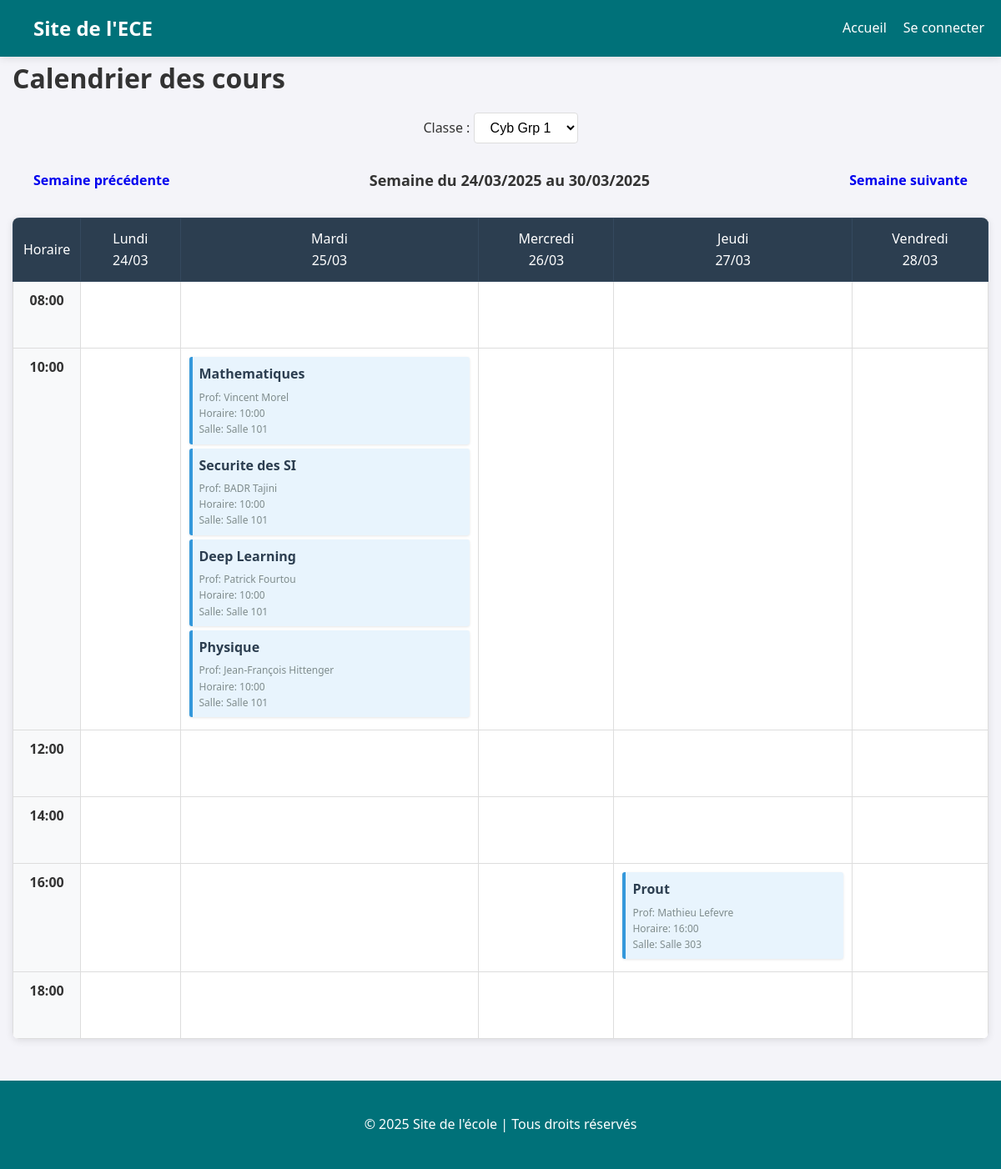
Screenshot of /pages/cal.php?classe=Cyb+Grp+1&semaine=-1 with the database file from the repository.
### tables this page shows
CREATE TABLE IF NOT EXISTS cours (
    id INT AUTO_INCREMENT PRIMARY KEY,
    prof_id INT NOT NULL,
    classe VARCHAR(50) NOT NULL,
    matiere VARCHAR(50) NOT NULL,
    horaire DATETIME NOT NULL,
    salle VARCHAR(50) NOT NULL,
    FOREIGN KEY (prof_id) REFERENCES profs(id) ON DELETE CASCADE
);

### pages/cal.php (the view, shortened to what this page needs)
<?php
require_once '../config/db.php';
$stmt = $pdo->query("SELECT DISTINCT classe FROM cours ORDER BY classe");
$classes = $stmt->fetchAll(PDO::FETCH_COLUMN);
$selectedClass = isset($_GET['classe']) ? $_GET['classe'] : $classes[0];
$week = isset($_GET['semaine']) ? intval($_GET['semaine']) : 0;
$nextWeek = $week + 1;
$prevWeek = $week - 1;
$startDate = new DateTime();
$startDate->modify('monday this week');
$startDate->modify("+$week week");
$endDate = clone $startDate;
$endDate->modify('+6 days');
$startDateFormatted = $startDate->format('d/m/Y');
$endDateFormatted = $endDate->format('d/m/Y');
$startDateSql = $startDate->format('Y-m-d') . ' 00:00:00';
$endDateSql = $endDate->format('Y-m-d') . ' 23:59:59';
$stmt = $pdo->prepare("
    SELECT c.*, p.nom as prof_nom, p.prenom as prof_prenom
    FROM cours c
    JOIN profs p ON c.prof_id = p.id
    WHERE c.classe = :classe
    AND c.horaire BETWEEN :start_date AND :end_date
    ORDER BY c.horaire
");
$stmt->bindParam(':classe', $selectedClass);
$stmt->bindParam(':start_date', $startDateSql);
$stmt->bindParam(':end_date', $endDateSql);
$stmt->execute();
$cours = $stmt->fetchAll(PDO::FETCH_ASSOC);
$coursParJour = [];
$jours = ['Lundi', 'Mardi', 'Mercredi', 'Jeudi', 'Vendredi', 'Samedi', 'Dimanche'];
foreach ($cours as $cours_item) {
    $date = new DateTime($cours_item['horaire']);
    $jourSemaine = $date->format('w');
    $jourSemaine--;
    $heureDebut = $date->format('H:i');
    if (!isset($coursParJour[$jourSemaine])) {
        $coursParJour[$jourSemaine] = [];
    }
    $coursParJour[$jourSemaine][] = [
        'id' => $cours_item['id'],
        'matiere' => $cours_item['matiere'],
        'prof' => $cours_item['prof_prenom'] . ' ' . $cours_item['prof_nom'],
        'horaire' => $heureDebut,
        'salle' => $cours_item['salle']
    ];
}
?>
<?php include('../includes/header.php'); ?>
<!DOCTYPE html>
<html lang="fr">
<head>
    <link rel="stylesheet" href="../css/style.css">
</head>
<body>
    <div class="container">
        <h1>Calendrier des cours</h1>
        <div class="class-selection">
            <form action="" method="GET">
                <label for="classe">Classe :</label>
                <select name="classe" id="classe" onchange="this.form.submit()">
                    <?php foreach ($classes as $classe): ?>
                        <option value="<?= htmlspecialchars($classe) ?>" <?= $selectedClass === $classe ? 'selected' : '' ?>>
                            <?= htmlspecialchars($classe) ?>
                        </option>
                    <?php endforeach; ?>
                </select>
            </form>
        </div>
        <div class="week-navigation">
            <a href="?classe=<?= urlencode($selectedClass) ?>&semaine=<?= $prevWeek ?>" class="btn">Semaine précédente</a>
            <span class="current-week">Semaine du <?= $startDateFormatted ?> au <?= $endDateFormatted ?></span>
            <a href="?classe=<?= urlencode($selectedClass) ?>&semaine=<?= $nextWeek ?>" class="btn">Semaine suivante</a>
        </div>
        <div class="calendar">
            <table>
                <thead>
                    <tr>
                        <th>Horaire</th>
                        <?php
                        $currentDate = clone $startDate;
                        for ($i = 0; $i < 5; $i++):
                            $dayDate = $currentDate->format('d/m');
                            $currentDate->modify('+1 day');
                        ?>
                            <th><?= $jours[$i] ?><br><?= $dayDate ?></th>
                        <?php endfor; ?>
                    </tr>
                </thead>
                <tbody>
                    <?php
                    for ($heure = 8; $heure <= 18; $heure += 2):
                        $heureFormatee = sprintf("%02d:00", $heure);
                    ?>
                        <tr>
                            <td class="time-slot"><?= $heureFormatee ?></td>
                            <?php for ($jour = 0; $jour < 5; $jour++): ?>
                                <td class="course-cell">
                                    <?php
                                    if (isset($coursParJour[$jour])) {
                                        foreach ($coursParJour[$jour] as $cours_item) {
                                            $courseHour = (int)substr($cours_item['horaire'], 0, 2);
                                            if ($courseHour >= $heure && $courseHour < $heure + 2) {
                                                echo '<div class="course">';
                                                echo '<div class="course-name">' . htmlspecialchars($cours_item['matiere']) . '</div>';
                                                echo '<div class="course-details">';
                                                echo '<div>Prof: ' . htmlspecialchars($cours_item['prof']) . '</div>';
                                                echo '<div>Horaire: ' . htmlspecialchars($cours_item['horaire']) . '</div>';
                                                echo '<div>Salle: ' . htmlspecialchars($cours_item['salle']) . '</div>';
                                                echo '</div>';
                                                echo '</div>';
                                            }
                                        }
                                    }
                                    ?>
                                </td>
                            <?php endfor; ?>
                        </tr>
                    <?php endfor; ?>
                </tbody>
            </table>
        </div>
    </div>
</body>
</html>
<?php include('../includes/footer.php'); ?>

### css/style.css (style rules this page uses)
:root { --primary: #007179; --primary-dark: #0c57c0; --secondary: #190038; --secondary-dark: #e04347; --light: #f4f4f9; --dark: #333; --gray: #535252; --light-gray: #e9ecef; --white: #ffffff; --shadow: 0 4px 15px rgba(0, 0, 0, 0.1); --shadow-strong: 0 8px 30px rgba(0, 0, 0, 0.1); --border-radius: 10px; --transition: all 0.3s ease; }
* { margin: 0; padding: 0; box-sizing: border-box; }
body { font-family: 'Segoe UI', Roboto, 'Helvetica Neue', Arial, sans-serif; margin: 0; padding: 0; background-color: var(--light); color: var(--dark); line-height: 1.6; }
.container { width: 100%; max-width: 1200px; margin: 0 auto; padding: 0 15px; }
h1, h2, h3, h4, h5, h6 { font-weight: 600; margin-bottom: 15px; }
.btn { display: inline-block; padding: 12px 25px; border-radius: 5px; text-decoration: none; font-weight: 600; cursor: pointer; transition: var(--transition); text-align: center; border: none; font-size: 16px; }
.class-selection { margin-bottom: 20px; text-align: center; }
select { padding: 8px 15px; border: 1px solid #ddd; border-radius: 4px; background-color: white; font-size: 16px; cursor: pointer; }
.week-navigation { display: flex; justify-content: space-between; align-items: center; margin: 20px 0; }
.current-week { font-weight: bold; font-size: 18px; }
.calendar { background-color: white; border-radius: 8px; box-shadow: 0 2px 10px rgba(0, 0, 0, 0.1); overflow-x: auto; }
table { width: 100%; border-collapse: collapse; }
th { background-color: #2c3e50; color: white; padding: 12px; text-align: center; font-weight: 500; border: 1px solid #34495e; }
td { border: 1px solid #ddd; padding: 10px; vertical-align: top; height: 80px; }
.time-slot { background-color: #f8f9fa; font-weight: bold; text-align: center; width: 80px; }
.course-cell { position: relative; }
.course { background-color: #e8f4fd; border-left: 4px solid #3498db; padding: 8px; margin-bottom: 5px; border-radius: 3px; box-shadow: 0 1px 3px rgba(0, 0, 0, 0.1); }
.course-name { font-weight: bold; margin-bottom: 5px; color: #2c3e50; }
.course-details { font-size: 12px; color: #7f8c8d; }

### rows the page displays
cours: matiere "Mathematiques", prof "Vincent Morel", horaire "10:00", salle "Salle 101"
cours: matiere "Securite des SI", prof "BADR Tajini", horaire "10:00", salle "Salle 101"
cours: matiere "Deep Learning", prof "Patrick Fourtou", horaire "10:00", salle "Salle 101"
cours: matiere "Physique", prof "Jean-François Hittenger", horaire "10:00", salle "Salle 101"
cours: matiere "Prout", prof "Mathieu Lefevre", horaire "16:00", salle "Salle 303"

### other values shown
$jours[$i] "Lundi"
$jours[$i] "Mardi"
$jours[$i] "Mercredi"
$jours[$i] "Jeudi"
$jours[$i] "Vendredi"
$heureFormatee "08:00"
$heureFormatee "10:00"
$heureFormatee "12:00"
$heureFormatee "14:00"
$heureFormatee "16:00"
$heureFormatee "18:00"
form field classe "Cyb Grp 1"
